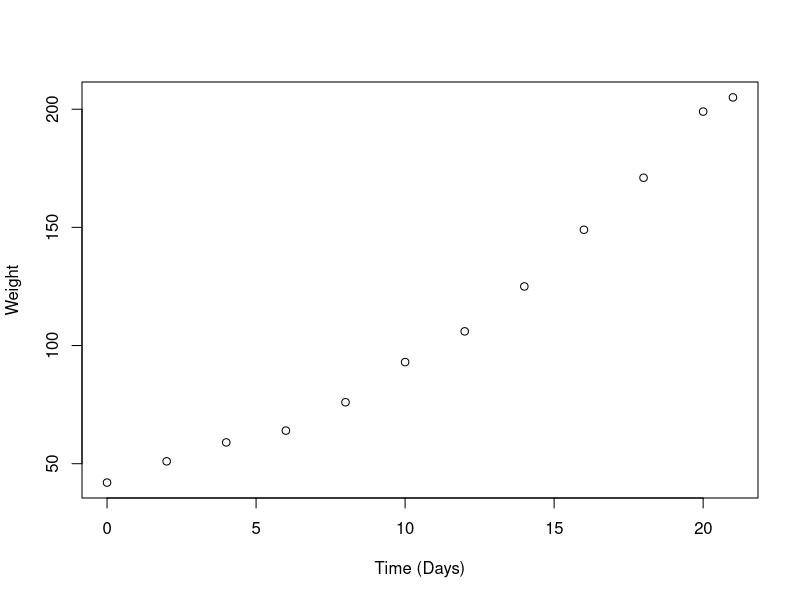
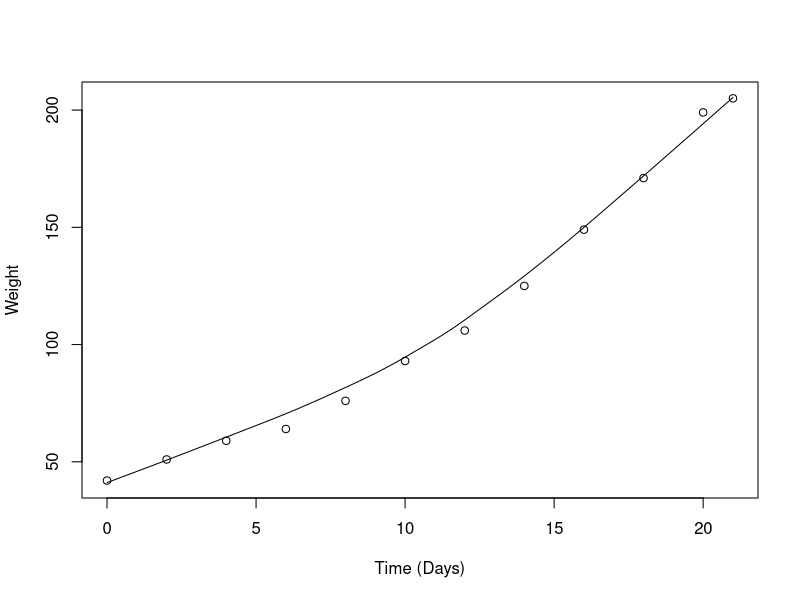

Write the R code that produced these figures, in order. (Note: this script raises an error after producing the figures.)
# load up any libraries you might need - you can also select them from the Packages window!
library(tidyr)
library(rstatix)
library(ggpubr)
library(datasets)
library(emmeans)

# some basic R commands

variable <- 1 # use the <- to assign
variable1 <- variable + 1

data(ChickWeight, package = "datasets")
head(ChickWeight, 20)

chickdata.1 <- subset(ChickWeight, Chick == "1")
chickdata.1$Chick <- NULL

chickPlot <- plot(chickdata.1$Time, chickdata.1$weight,
                  ylab = "Weight", xlab = "Time (Days)",
                  )

# what about linear modeling?
scatter.smooth(chickdata.1$Time, chickdata.1$weight,
                  ylab = "Weight", xlab = "Time (Days)",
)

lin <- lm(formula = weight ~ Time, data = chickdata.1)
print(lin)
summary(lin)

#####################
# trying out some correlation (with data not about chicks)
# use the training.csv data

# check if there is correlation between the subscales: Pearson correlation
corplot <- ggscatter(training, x = "bais.v", y = "bais.c", 
          add = "reg.line", conf.int = TRUE, 
          cor.coef = TRUE, cor.method = "pearson",
          xlab = "BAIS V", ylab = "BAIS C")

# we can't just stop here - we need to make sure our data actually fits the test assumptions
# is the data normally distributed?: Shapiro-Wilk Test
shapiro.test(training$bais.v)
shapiro.test(training$bais.c)
# confirm visually with QQ plots - show the correlation between given points and a normal distribution
ggqqplot(training$bais.v, ylab = "BAIS V")
ggqqplot(training$bais.c, ylab = "BAISC")

# if they are NOT normal - we need to use a different test (here, ranked tests such as Spearman or Kendall)

# let's check out the correlation:
res <- cor.test(training$bais.v, training$bais.c, 
                method = "pearson")
res

# t = 4.319
# df = 14
# p = 0.0007
# correlation coefficient = 0.76

# t(14) = 4.319, p < 0.05

# maybe we then want to take an averaged BAIS score for future tests - add this to the dataset
training$bais.agg <- rowMeans(training[c('bais.v', 'bais.c')])

######################
# the t-test and friends

# t-test is used to compare the means of two-groups
# one-sample: compare your data to a known standard or theoretical mean
# independent sample: compare two groups
# paired sample: look data from one group at two different points (data is linked/paired)

# let R know about our groups
pitcherror %>%
  group_by(Group) %>%
  get_summary_stats(AvgABSError, type = "mean_sd")

# what does our data look like?
boxplot_t <- ggboxplot(
  pitcherror, x = "Group", y = "AvgABSError", 
  ylab = "Error (Cents)", xlab = "Group", add = "jitter"
)
boxplot_t

# need to check our assumptions before we go on:
# 1) check for outliers in the data
pitcherror %>%
  group_by(Group) %>%
  identify_outliers(AvgABSError)

# 2) check normal distribution of data - Shapiro wilk test by goups
pitcherror %>%
  group_by(Group) %>%
  shapiro_test(AvgABSError)
ggqqplot(pitcherror, x = "AvgABSError", facet.by = "Group")

# 3) check the variance is equal
pitcherror %>% levene_test(AvgABSError ~ Group) # it's not, so we use Welch's t-test

# ok cool, so let's actually do the t-test
welch_t <- pitcherror %>% 
  t_test(AvgABSError ~ Group) %>%
  add_significance()
welch_t

# how strong is this effect?
pitcherror %>%  cohens_d(AvgABSError ~ Group, var.equal = FALSE)

welch_t <- welch_t %>% add_xy_position(x = "Group")
boxplot_t + 
  stat_pvalue_manual(welch_t, tip.length = 0) +
  labs(subtitle = get_test_label(welch_t, detailed = TRUE))

# t(17.94) = -5.24, p < 0.0001

# what if my data isn't parametric?
# Wilcoxon testing (aka Mann-Whitney) - the test is harsher

wilcox <- pitcherror %>% 
  wilcox_test(AvgABSError ~ Group) %>%
  add_significance()
wilcox
pitcherror %>% wilcox_effsize(AvgABSError ~ Group)

#####################

# what if I like groups and so I have more than two?
# ANOVA (analyis of variance)

ratings %>%
  group_by(Gender, Instr) %>%
  get_summary_stats(Rating, type = "mean_sd")

# focal variable is Instr, moderator variable is Gender
boxplot_a <- ggboxplot(
  ratings, x = "Instr", y = "Rating",
  color = "Gender", palette = "jco"
)
boxplot_a 

# check for outliers - what do we do with them?
ratings %>%
  group_by(Instr, Gender) %>%
  identify_outliers(Rating)

ratings.alt <- ratings[-c(12,35), ]
ratings.alt %>%
  group_by(Instr, Gender) %>%
  identify_outliers(Rating)

# build a linear model (ANOVA is basically linear modeling in disguise - more on that later)
model <- lm(Rating ~ Instr*Gender,data = ratings)
# check that normality distribution
shapiro_test(residuals(model))
ggqqplot(residuals(model))

# now we check it by group
ratings %>%
  group_by(Instr, Gender) %>%
  shapiro_test(Rating)
# you can confirm visually if you like (I like)
ggqqplot(ratings, "Rating", ggtheme = theme_bw()) +
  facet_grid(Instr ~ Gender)

# Levine's to check our variances are the same
ratings %>% levene_test(Rating ~ Instr*Gender)

# okay, all good - let's look at those interactions
res.aov <- ratings %>% anova_test(Rating ~ Instr * Gender)
res.aov

# what about if we remove the outliers?
model_alt <- lm(Rating ~ Instr*Gender,data = ratings.alt)
shapiro_test(residuals(model_alt))
ggqqplot(residuals(model_alt))
ratings.alt %>%
  group_by(Instr, Gender) %>%
  shapiro_test(Rating)
ggqqplot(ratings.alt, "Rating", ggtheme = theme_bw()) +
  facet_grid(Instr ~ Gender)
ratings.alt %>% levene_test(Rating ~ Instr*Gender)

res.aov <- ratings.alt %>% anova_test(Rating ~ Instr * Gender)
res.aov
# results are similar - it's up to you to decide. In this case, we'd probably just leave them in

# let's check our main effect (Instr) by Gender
model_main <- lm(Rating ~ Gender * Instr, data = ratings)
ratings %>%
  group_by(Gender) %>%
  anova_test(Rating ~ Instr, error = model_main)
# the effect of Instrument was significant for both males, F(2,41) = 18.2, p < 0.05, and females F(2,41) = 46.2, p < 0.05,
# with principal instruments of voice, strings, or winds.

# so now we check pairwise comparisons (how these two variables interact depending on Instr)
pairwise <- ratings %>% 
  group_by(Gender) %>%
  emmeans_test(Rating ~ Instr, p.adjust.method = "bonferroni") 
pairwise

# the effect was significant for all principal instruments on rating, except for female wind players and vocalists
